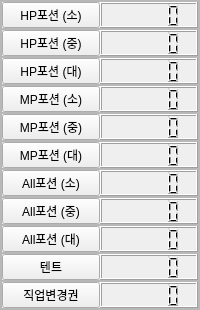
               <widget class="QWidget" name="Page_Use">
                <layout class="QGridLayout" name="gridLayout_7">
                 <property name="leftMargin">
                  <number>0</number>
                 </property>
                 <property name="topMargin">
                  <number>0</number>
                 </property>
                 <property name="rightMargin">
                  <number>0</number>
                 </property>
                 <property name="bottomMargin">
                  <number>0</number>
                 </property>
                 <property name="spacing">
                  <number>0</number>
                 </property>
                 <item row="0" column="0">
                  <widget class="QFrame" name="Frame_Use">
                   <property name="frameShape">
                    <enum>QFrame::StyledPanel</enum>
                   </property>
                   <property name="frameShadow">
                    <enum>QFrame::Raised</enum>
                   </property>
                   <layout class="QVBoxLayout" name="verticalLayout_5">
                    <property name="spacing">
                     <number>0</number>
                    </property>
                    <property name="leftMargin">
                     <number>0</number>
                    </property>
                    <property name="topMargin">
                     <number>0</number>
                    </property>
                    <property name="rightMargin">
                     <number>0</number>
                    </property>
                    <property name="bottomMargin">
                     <number>0</number>
                    </property>
                    <item>
                     <widget class="QFrame" name="Frame_Portion_1">
                      <property name="maximumSize">
                       <size>
                        <width>16777215</width>
                        <height>16777215</height>
                       </size>
                      </property>
                      <property name="frameShape">
                       <enum>QFrame::StyledPanel</enum>
                      </property>
                      <property name="frameShadow">
                       <enum>QFrame::Raised</enum>
                      </property>
                      <layout class="QHBoxLayout" name="horizontalLayout_3">
                       <property name="spacing">
                        <number>0</number>
                       </property>
                       <property name="leftMargin">
                        <number>0</number>
                       </property>
                       <property name="topMargin">
                        <number>0</number>
                       </property>
                       <property name="rightMargin">
                        <number>0</number>
                       </property>
                       <property name="bottomMargin">
                        <number>0</number>
                       </property>
                       <item>
                        <widget class="QPushButton" name="Portion_1_Btn">
                         <property name="sizePolicy">
                          <sizepolicy hsizetype="Minimum" vsizetype="Preferred">
                           <horstretch>0</horstretch>
                           <verstretch>0</verstretch>
                          </sizepolicy>
                         </property>
                         <property name="maximumSize">
                          <size>
                           <width>16777215</width>
                           <height>16777215</height>
                          </size>
                         </property>
                         <property name="text">
                          <string>HP포션 (소)</string>
                         </property>
                        </widget>
                       </item>
                       <item>
                        <widget class="QLCDNumber" name="Portion_1_Value">
                         <property name="maximumSize">
                          <size>
                           <width>16777215</width>
                           <height>16777215</height>
                          </size>
                         </property>
                        </widget>
                       </item>
                      </layout>
                     </widget>
                    </item>
                    <item>
                     <widget class="QFrame" name="Frame_Portion_2">
                      <property name="maximumSize">
                       <size>
                        <width>16777215</width>
                        <height>16777215</height>
                       </size>
                      </property>
                      <property name="frameShape">
                       <enum>QFrame::StyledPanel</enum>
                      </property>
                      <property name="frameShadow">
                       <enum>QFrame::Raised</enum>
                      </property>
                      <layout class="QHBoxLayout" name="horizontalLayout_4">
                       <property name="spacing">
                        <number>0</number>
                       </property>
                       <property name="leftMargin">
                        <number>0</number>
                       </property>
                       <property name="topMargin">
                        <number>0</number>
                       </property>
                       <property name="rightMargin">
                        <number>0</number>
                       </property>
                       <property name="bottomMargin">
                        <number>0</number>
                       </property>
                       <item>
                        <widget class="QPushButton" name="Portion_2_Btn">
                         <property name="sizePolicy">
                          <sizepolicy hsizetype="Minimum" vsizetype="Preferred">
                           <horstretch>0</horstretch>
                           <verstretch>0</verstretch>
                          </sizepolicy>
                         </property>
                         <property name="maximumSize">
                          <size>
                           <width>16777215</width>
                           <height>16777215</height>
                          </size>
                         </property>
                         <property name="text">
                          <string>HP포션 (중)</string>
                         </property>
                        </widget>
                       </item>
                       <item>
                        <widget class="QLCDNumber" name="Portion_2_Value">
                         <property name="maximumSize">
                          <size>
                           <width>16777215</width>
                           <height>16777215</height>
                          </size>
                         </property>
                        </widget>
                       </item>
                      </layout>
                     </widget>
                    </item>
                    <item>
                     <widget class="QFrame" name="Frame_Portion_3">
                      <property name="maximumSize">
                       <size>
                        <width>16777215</width>
                        <height>16777215</height>
                       </size>
                      </property>
                      <property name="frameShape">
                       <enum>QFrame::StyledPanel</enum>
                      </property>
                      <property name="frameShadow">
                       <enum>QFrame::Raised</enum>
                      </property>
                      <layout class="QHBoxLayout" name="horizontalLayout_16">
                       <property name="spacing">
                        <number>0</number>
                       </property>
                       <property name="leftMargin">
                        <number>0</number>
                       </property>
                       <property name="topMargin">
                        <number>0</number>
                       </property>
                       <property name="rightMargin">
                        <number>0</number>
                       </property>
                       <property name="bottomMargin">
                        <number>0</number>
                       </property>
                       <item>
                        <widget class="QPushButton" name="Portion_3_Btn">
                         <property name="sizePolicy">
                          <sizepolicy hsizetype="Minimum" vsizetype="Preferred">
                           <horstretch>0</horstretch>
                           <verstretch>0</verstretch>
                          </sizepolicy>
                         </property>
                         <property name="maximumSize">
                          <size>
                           <width>16777215</width>
                           <height>16777215</height>
                          </size>
                         </property>
                         <property name="text">
                          <string>HP포션 (대)</string>
                         </property>
                        </widget>
                       </item>
                       <item>
                        <widget class="QLCDNumber" name="Portion_3_Value">
                         <property name="maximumSize">
                          <size>
                           <width>16777215</width>
                           <height>16777215</height>
                          </size>
                         </property>
                        </widget>
                       </item>
                      </layout>
                     </widget>
                    </item>
                    <item>
                     <widget class="QFrame" name="Frame_Portion_4">
                      <property name="maximumSize">
                       <size>
                        <width>16777215</width>
                        <height>16777215</height>
                       </size>
                      </property>
                      <property name="frameShape">
                       <enum>QFrame::StyledPanel</enum>
                      </property>
                      <property name="frameShadow">
                       <enum>QFrame::Raised</enum>
                      </property>
                      <layout class="QHBoxLayout" name="horizontalLayout_17">
                       <property name="spacing">
                        <number>0</number>
                       </property>
                       <property name="leftMargin">
                        <number>0</number>
                       </property>
                       <property name="topMargin">
                        <number>0</number>
                       </property>
                       <property name="rightMargin">
                        <number>0</number>
                       </property>
                       <property name="bottomMargin">
                        <number>0</number>
                       </property>
                       <item>
                        <widget class="QPushButton" name="Portion_4_Btn">
                         <property name="sizePolicy">
                          <sizepolicy hsizetype="Minimum" vsizetype="Preferred">
                           <horstretch>0</horstretch>
                           <verstretch>0</verstretch>
                          </sizepolicy>
                         </property>
                         <property name="maximumSize">
                          <size>
                           <width>16777215</width>
                           <height>16777215</height>
                          </size>
                         </property>
                         <property name="text">
                          <string>MP포션 (소)</string>
                         </property>
                        </widget>
                       </item>
                       <item>
                        <widget class="QLCDNumber" name="Portion_4_Value">
                         <property name="maximumSize">
                          <size>
                           <width>16777215</width>
                           <height>16777215</height>
                          </size>
                         </property>
                        </widget>
                       </item>
                      </layout>
                     </widget>
                    </item>
                    <item>
                     <widget class="QFrame" name="Frame_Portion_5">
                      <property name="maximumSize">
                       <size>
                        <width>16777215</width>
                        <height>16777215</height>
                       </size>
                      </property>
                      <property name="frameShape">
                       <enum>QFrame::StyledPanel</enum>
                      </property>
                      <property name="frameShadow">
                       <enum>QFrame::Raised</enum>
                      </property>
                      <layout class="QHBoxLayout" name="horizontalLayout_18">
                       <property name="spacing">
                        <number>0</number>
                       </property>
                       <property name="leftMargin">
                        <number>0</number>
                       </property>
                       <property name="topMargin">
                        <number>0</number>
                       </property>
                       <property name="rightMargin">
                        <number>0</number>
                       </property>
                       <property name="bottomMargin">
                        <number>0</number>
                       </property>
                       <item>
                        <widget class="QPushButton" name="Portion_5_Btn">
                         <property name="sizePolicy">
                          <sizepolicy hsizetype="Minimum" vsizetype="Preferred">
                           <horstretch>0</horstretch>
                           <verstretch>0</verstretch>
                          </sizepolicy>
                         </property>
                         <property name="maximumSize">
                          <size>
                           <width>16777215</width>
                           <height>16777215</height>
                          </size>
                         </property>
                         <property name="text">
                          <string>MP포션 (중)</string>
                         </property>
                        </widget>
                       </item>
                       <item>
                        <widget class="QLCDNumber" name="Portion_5_Value">
                         <property name="maximumSize">
                          <size>
                           <width>16777215</width>
                           <height>16777215</height>
                          </size>
                         </property>
                        </widget>
                       </item>
                      </layout>
                     </widget>
                    </item>
                    <item>
                     <widget class="QFrame" name="Frame_Portion_6">
                      <property name="maximumSize">
                       <size>
                        <width>16777215</width>
                        <height>16777215</height>
                       </size>
                      </property>
                      <property name="frameShape">
                       <enum>QFrame::StyledPanel</enum>
                      </property>
                      <property name="frameShadow">
                       <enum>QFrame::Raised</enum>
                      </property>
                      <layout class="QHBoxLayout" name="horizontalLayout_19">
                       <property name="spacing">
                        <number>0</number>
                       </property>
                       <property name="leftMargin">
                        <number>0</number>
                       </property>
                       <property name="topMargin">
                        <number>0</number>
                       </property>
                       <property name="rightMargin">
                        <number>0</number>
                       </property>
                       <property name="bottomMargin">
                        <number>0</number>
                       </property>
                       <item>
                        <widget class="QPushButton" name="Portion_6_Btn">
                         <property name="sizePolicy">
                          <sizepolicy hsizetype="Minimum" vsizetype="Preferred">
                           <horstretch>0</horstretch>
                           <verstretch>0</verstretch>
                          </sizepolicy>
                         </property>
                         <property name="maximumSize">
                          <size>
                           <width>16777215</width>
                           <height>16777215</height>
                          </size>
                         </property>
                         <property name="text">
                          <string>MP포션 (대)</string>
                         </property>
                        </widget>
                       </item>
                       <item>
                        <widget class="QLCDNumber" name="Portion_6_Value">
                         <property name="sizePolicy">
                          <sizepolicy hsizetype="Minimum" vsizetype="Preferred">
                           <horstretch>0</horstretch>
                           <verstretch>0</verstretch>
                          </sizepolicy>
                         </property>
                         <property name="maximumSize">
                          <size>
                           <width>16777215</width>
                           <height>16777215</height>
                          </size>
                         </property>
                        </widget>
                       </item>
                      </layout>
                     </widget>
                    </item>
                    <item>
                     <widget class="QFrame" name="Frame_Portion_7">
                      <property name="maximumSize">
                       <size>
                        <width>16777215</width>
                        <height>16777215</height>
                       </size>
                      </property>
                      <property name="frameShape">
                       <enum>QFrame::StyledPanel</enum>
                      </property>
                      <property name="frameShadow">
                       <enum>QFrame::Raised</enum>
                      </property>
                      <layout class="QHBoxLayout" name="horizontalLayout_27">
                       <property name="spacing">
                        <number>0</number>
                       </property>
                       <property name="leftMargin">
                        <number>0</number>
                       </property>
                       <property name="topMargin">
                        <number>0</number>
                       </property>
                       <property name="rightMargin">
                        <number>0</number>
                       </property>
                       <property name="bottomMargin">
                        <number>0</number>
                       </property>
                       <item>
                        <widget class="QPushButton" name="Portion_7_Btn">
                         <property name="sizePolicy">
                          <sizepolicy hsizetype="Minimum" vsizetype="Preferred">
                           <horstretch>0</horstretch>
                           <verstretch>0</verstretch>
                          </sizepolicy>
                         </property>
                         <property name="maximumSize">
                          <size>
                           <width>16777215</width>
                           <height>16777215</height>
                          </size>
                         </property>
                         <property name="text">
                          <string>All포션 (소)</string>
                         </property>
                        </widget>
                       </item>
                       <item>
                        <widget class="QLCDNumber" name="Portion_7_Value">
                         <property name="maximumSize">
                          <size>
                           <width>16777215</width>
                           <height>16777215</height>
                          </size>
                         </property>
                        </widget>
                       </item>
                      </layout>
                     </widget>
                    </item>
                    <item>
                     <widget class="QFrame" name="Frame_Portion_8">
                      <property name="maximumSize">
                       <size>
                        <width>16777215</width>
                        <height>16777215</height>
                       </size>
                      </property>
                      <property name="frameShape">
                       <enum>QFrame::StyledPanel</enum>
                      </property>
                      <property name="frameShadow">
                       <enum>QFrame::Raised</enum>
                      </property>
                      <layout class="QHBoxLayout" name="horizontalLayout_28">
                       <property name="spacing">
                        <number>0</number>
                       </property>
                       <property name="leftMargin">
                        <number>0</number>
                       </property>
                       <property name="topMargin">
                        <number>0</number>
                       </property>
                       <property name="rightMargin">
                        <number>0</number>
                       </property>
                       <property name="bottomMargin">
                        <number>0</number>
                       </property>
                       <item>
                        <widget class="QPushButton" name="Portion_8_Btn">
                         <property name="sizePolicy">
                          <sizepolicy hsizetype="Minimum" vsizetype="Preferred">
                           <horstretch>0</horstretch>
                           <verstretch>0</verstretch>
                          </sizepolicy>
                         </property>
                         <property name="maximumSize">
                          <size>
                           <width>16777215</width>
                           <height>16777215</height>
                          </size>
                         </property>
                         <property name="text">
                          <string>All포션 (중)</string>
                         </property>
                        </widget>
                       </item>
                       <item>
                        <widget class="QLCDNumber" name="Portion_8_Value">
                         <property name="maximumSize">
                          <size>
                           <width>16777215</width>
                           <height>16777215</height>
                          </size>
                         </property>
                        </widget>
                       </item>
                      </layout>
                     </widget>
                    </item>
                    <item>
                     <widget class="QFrame" name="Frame_Portion_9">
                      <property name="maximumSize">
                       <size>
                        <width>16777215</width>
                        <height>16777215</height>
                       </size>
                      </property>
                      <property name="frameShape">
                       <enum>QFrame::StyledPanel</enum>
                      </property>
                      <property name="frameShadow">
                       <enum>QFrame::Raised</enum>
                      </property>
                      <layout class="QHBoxLayout" name="horizontalLayout_29">
                       <property name="spacing">
                        <number>0</number>
                       </property>
                       <property name="leftMargin">
                        <number>0</number>
                       </property>
                       <property name="topMargin">
                        <number>0</number>
                       </property>
                       <property name="rightMargin">
                        <number>0</number>
                       </property>
                       <property name="bottomMargin">
                        <number>0</number>
                       </property>
                       <item>
                        <widget class="QPushButton" name="Portion_9_Btn">
                         <property name="sizePolicy">
                          <sizepolicy hsizetype="Minimum" vsizetype="Preferred">
                           <horstretch>0</horstretch>
                           <verstretch>0</verstretch>
                          </sizepolicy>
                         </property>
                         <property name="maximumSize">
                          <size>
                           <width>16777215</width>
                           <height>16777215</height>
                          </size>
                         </property>
                         <property name="text">
                          <string>All포션 (대)</string>
                         </property>
                        </widget>
                       </item>
                       <item>
                        <widget class="QLCDNumber" name="Portion_9_Value">
                         <property name="maximumSize">
                          <size>
                           <width>16777215</width>
                           <height>16777215</height>
                          </size>
                         </property>
                        </widget>
                       </item>
                      </layout>
                     </widget>
                    </item>
                    <item>
                     <widget class="QFrame" name="Frame_Portion_n10">
                      <property name="maximumSize">
                       <size>
                        <width>16777215</width>
                        <height>16777215</height>
                       </size>
                      </property>
                      <property name="frameShape">
                       <enum>QFrame::StyledPanel</enum>
                      </property>
                      <property name="frameShadow">
                       <enum>QFrame::Raised</enum>
                      </property>
                      <layout class="QHBoxLayout" name="horizontalLayout_30">
                       <property name="spacing">
                        <number>0</number>
                       </property>
                       <property name="leftMargin">
                        <number>0</number>
                       </property>
                       <property name="topMargin">
                        <number>0</number>
                       </property>
                       <property name="rightMargin">
                        <number>0</number>
                       </property>
                       <property name="bottomMargin">
                        <number>0</number>
                       </property>
                       <item>
                        <widget class="QPushButton" name="Portion_10_Btn">
                         <property name="sizePolicy">
                          <sizepolicy hsizetype="Minimum" vsizetype="Preferred">
                           <horstretch>0</horstretch>
                           <verstretch>0</verstretch>
                          </sizepolicy>
                         </property>
                         <property name="maximumSize">
                          <size>
                           <width>16777215</width>
                           <height>16777215</height>
                          </size>
                         </property>
                         <property name="text">
                          <string>텐트</string>
                         </property>
                        </widget>
                       </item>
                       <item>
                        <widget class="QLCDNumber" name="Portion_10_Value">
                         <property name="sizePolicy">
                          <sizepolicy hsizetype="Minimum" vsizetype="Preferred">
                           <horstretch>0</horstretch>
                           <verstretch>0</verstretch>
                          </sizepolicy>
                         </property>
                         <property name="maximumSize">
                          <size>
                           <width>16777215</width>
                           <height>16777215</height>
                          </size>
                         </property>
                        </widget>
                       </item>
                      </layout>
                     </widget>
                    </item>
                    <item>
                     <widget class="QFrame" name="Frame_Portion_n11">
                      <property name="maximumSize">
                       <size>
                        <width>16777215</width>
                        <height>16777215</height>
                       </size>
                      </property>
                      <property name="frameShape">
                       <enum>QFrame::StyledPanel</enum>
                      </property>
                      <property name="frameShadow">
                       <enum>QFrame::Raised</enum>
                      </property>
                      <layout class="QHBoxLayout" name="horizontalLayout_31">
                       <property name="spacing">
                        <number>0</number>
                       </property>
                       <property name="leftMargin">
                        <number>0</number>
                       </property>
                       <property name="topMargin">
                        <number>0</number>
                       </property>
                       <property name="rightMargin">
                        <number>0</number>
                       </property>
                       <property name="bottomMargin">
                        <number>0</number>
                       </property>
                       <item>
                        <widget class="QPushButton" name="Portion_11_Btn">
                         <property name="sizePolicy">
                          <sizepolicy hsizetype="Minimum" vsizetype="Preferred">
                           <horstretch>0</horstretch>
                           <verstretch>0</verstretch>
                          </sizepolicy>
                         </property>
                         <property name="maximumSize">
                          <size>
                           <width>16777215</width>
                           <height>16777215</height>
                          </size>
                         </property>
                         <property name="text">
                          <string>직업변경권</string>
                         </property>
                        </widget>
                       </item>
                       <item>
                        <widget class="QLCDNumber" name="Portion_11_Value">
                         <property name="maximumSize">
                          <size>
                           <width>16777215</width>
                           <height>16777215</height>
                          </size>
                         </property>
                        </widget>
                       </item>
                      </layout>
                     </widget>
                    </item>
                   </layout>
                  </widget>
                 </item>
                </layout>
               </widget>
